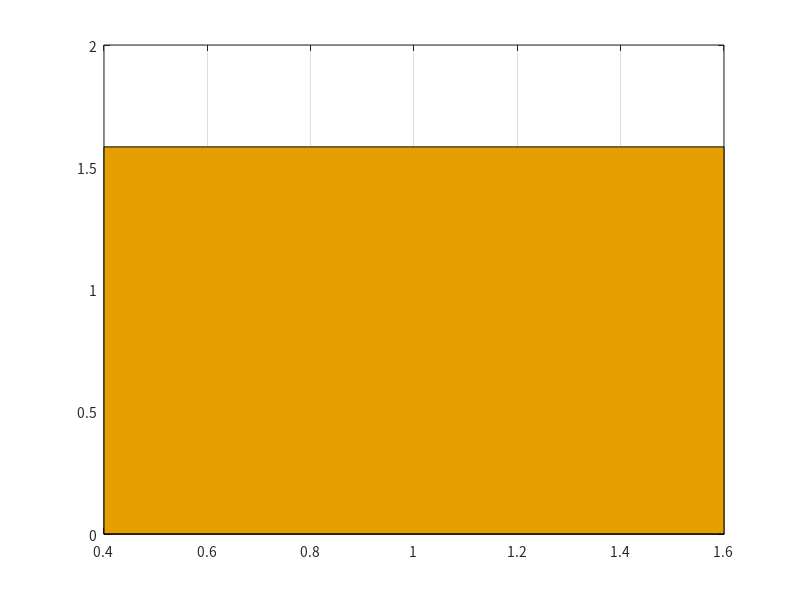

Source code (MATLAB): (Note: this script raises an error after producing the figure.)
function A1_multiseed()
% A1(多seed版)负载质量估计精度:各方案 mass-RMSE 的 3-seed 均值±标准差 + 逐 seed 散点。
% 【独立脚本】数据写死(不读 play 文件),配色/字体自带;不依赖也不修改原 A1_estimation_accuracy.m。
% 每 seed 的 RMSE = 平地行走 vx0.5、load2-30 下逐 env 末段(估计均值−真值)的 RMSE(口径同 notebook §8.6)。
% 生成于 2026-06-14(§8.6 四变体各 3 seed 定稿)。数值与 §8.6 逐 seed 表一致。末尾另存 PDF。

set(groot,'defaultAxesFontName','Noto Sans CJK SC','defaultTextFontName','Noto Sans CJK SC');
variants = {'Model-guided','Estimate-guided','Source-guided','RL-only'};
col = {[0.902 0.624 0.000],[0.000 0.620 0.451],[0.337 0.706 0.914],[0.835 0.369 0.000]};
% 逐 seed mass-RMSE [kg](行=变体,列=seed),来自 §8.6
rmse = [1.12 1.65 1.98;     % Model    (s1 s2 s3)
        1.20 5.49 2.50;     % Estimate (s1 s2 s3)
        3.01 2.64 3.65;     % Source   (s42 s2 s3)
        3.63 7.46 7.59];    % RL-only  (s1 s2 s3)
mu = mean(rmse,2); sd = std(rmse,1,2);   % 总体标准差(/N,与 numpy 默认一致)

figure('Color','w','Position',[80 80 680 480],'Name','A1 多seed 估计精度'); hold on; grid on; box on;
for i = 1:4
    bar(i, mu(i), 0.6, 'FaceColor', col{i}, 'FaceAlpha',0.85, 'EdgeColor','k');
end
errorbar(1:4, mu, sd, 'k', 'LineStyle','none', 'LineWidth',1.4, 'CapSize',12);
for i = 1:4   % 逐 seed 散点(轻微横向抖动)
    jit = (rand(1,3)-0.5)*0.18;
    scatter(i+jit, rmse(i,:), 42, 'MarkerFaceColor','w','MarkerEdgeColor',col{i}*0.6,'LineWidth',1.2);
end
set(gca,'XTick',1:4,'XTickLabel',variants); xlim([0.4 4.6]); ylim([0 max(rmse(:))*1.12]);
ylabel('负载质量估计 RMSE [kg](越小越好)');
title('各方案负载质量估计精度(3 seed 均值 ± 标准差,空心点=各 seed)','FontWeight','bold');
% 标注均值
for i=1:4; text(i, mu(i)+sd(i)+0.25, sprintf('%.2f',mu(i)), 'HorizontalAlignment','center','FontWeight','bold'); end
exportgraphics(gcf, fullfile(fileparts(mfilename('fullpath')),'paper_pdf','A1_多seed_质量估计精度.pdf'), 'ContentType','vector');
end
